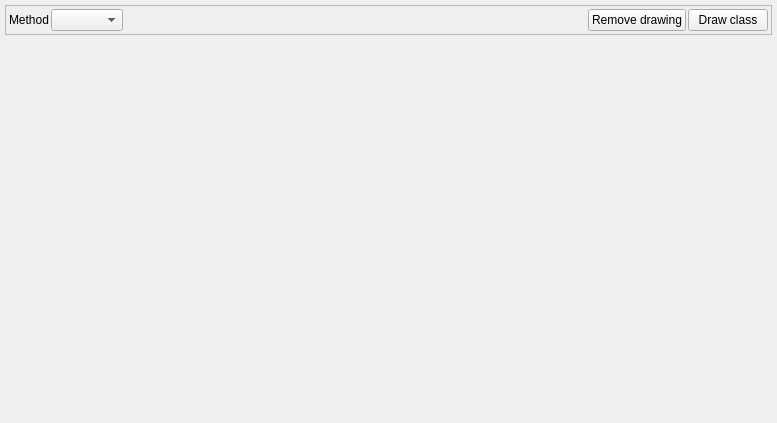
<?xml version="1.0" encoding="UTF-8"?>
<ui version="4.0">
 <class>RunsWidget</class>
 <widget class="QWidget" name="RunsWidget">
  <property name="geometry">
   <rect>
    <x>0</x>
    <y>0</y>
    <width>777</width>
    <height>423</height>
   </rect>
  </property>
  <property name="sizePolicy">
   <sizepolicy hsizetype="Expanding" vsizetype="Expanding">
    <horstretch>0</horstretch>
    <verstretch>0</verstretch>
   </sizepolicy>
  </property>
  <property name="windowTitle">
   <string>Form</string>
  </property>
  <layout class="QVBoxLayout" name="verticalLayout">
   <property name="spacing">
    <number>1</number>
   </property>
   <property name="leftMargin">
    <number>5</number>
   </property>
   <property name="topMargin">
    <number>5</number>
   </property>
   <property name="rightMargin">
    <number>5</number>
   </property>
   <property name="bottomMargin">
    <number>5</number>
   </property>
   <item>
    <widget class="QFrame" name="frmDrawing">
     <property name="frameShape">
      <enum>QFrame::StyledPanel</enum>
     </property>
     <property name="frameShadow">
      <enum>QFrame::Raised</enum>
     </property>
     <layout class="QHBoxLayout" name="horizontalLayout_2">
      <property name="leftMargin">
       <number>3</number>
      </property>
      <property name="topMargin">
       <number>3</number>
      </property>
      <property name="rightMargin">
       <number>3</number>
      </property>
      <property name="bottomMargin">
       <number>3</number>
      </property>
      <item>
       <widget class="QLabel" name="label">
        <property name="text">
         <string>Method</string>
        </property>
       </widget>
      </item>
      <item>
       <widget class="QComboBox" name="cbxDrawMethod"/>
      </item>
      <item>
       <spacer name="horizontalSpacer_2">
        <property name="orientation">
         <enum>Qt::Horizontal</enum>
        </property>
        <property name="sizeHint" stdset="0">
         <size>
          <width>40</width>
          <height>20</height>
         </size>
        </property>
       </spacer>
      </item>
      <item>
       <widget class="QPushButton" name="btDrawRemove">
        <property name="toolTip">
         <string>Remove all start times and unlock drawing for this class.</string>
        </property>
        <property name="text">
         <string>Remove drawing</string>
        </property>
       </widget>
      </item>
      <item>
       <widget class="QPushButton" name="btDraw">
        <property name="toolTip">
         <string>Draw selected class or all classes when all the classes are selected.</string>
        </property>
        <property name="text">
         <string>Draw class</string>
        </property>
       </widget>
      </item>
     </layout>
    </widget>
   </item>
   <item>
    <widget class="RunsTableWidget" name="wRunsTableWidget" native="true">
     <property name="sizePolicy">
      <sizepolicy hsizetype="Preferred" vsizetype="Expanding">
       <horstretch>0</horstretch>
       <verstretch>0</verstretch>
      </sizepolicy>
     </property>
    </widget>
   </item>
  </layout>
 </widget>
 <layoutdefault spacing="2" margin="3"/>
 <customwidgets>
  <customwidget>
   <class>RunsTableWidget</class>
   <extends>QWidget</extends>
   <header location="global">plugins/Runs/src/runstablewidget.h</header>
   <container>1</container>
  </customwidget>
 </customwidgets>
 <resources/>
 <connections/>
</ui>
